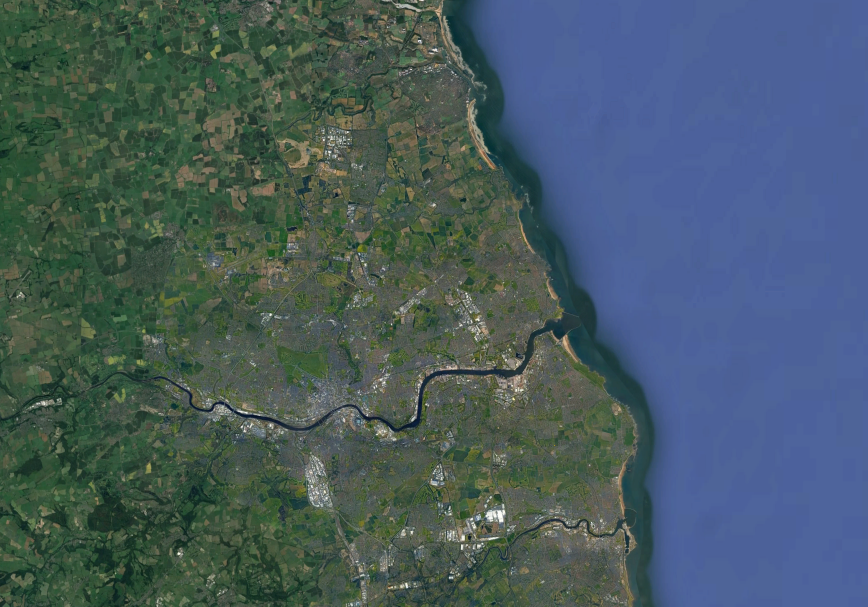
#> input picture Coastline Extraction/Testing Images/UK50m.tiff, 1735 x 1213 px (shown at 1/2 size)
$ python -i marching_squares.py   (imports and definitions only)   (older library calls are emulated)
#> lines starting #> are read from the running program, lines starting #| are printed output that depends on the picture; after the words box and inside, x2 and y2 are one past the last pixel; in counts of white or black regions, pixels touching at a corner belong together
import matplotlib.pyplot as plt  # This will import plotting module
import numpy as np
from numpy.typing import NDArray
import cv2
from typing import Any, Optional


# typedefs
_NUMERIC_ARRAY = NDArray[np.floating[Any] | np.integer[Any]]
_POINT = tuple[int, int]
_VECTOR = tuple[_POINT, _POINT]


class MarchingSquares:

    @staticmethod
    def _readfile(filename: str, downsample_factor: float) -> _NUMERIC_ARRAY:
        """
        Reads a tif file with bgr formatting, resizes the image if necessary and
        then converts into a hsv file using the cv2 library.

        Args:
            filename: The path to the .tif file, bgr formatted, to be read.
            downsample_factor: float by which to scale the image on each axis. e.g. 0.5
                applied to a 1024x1024 image results in a 512x512 image for a 4x
                reduction in pixels.

        Returns:
            A numeric array representing the image after being downscaled and converted
            to hsv format.
        """
        image_bgr: _NUMERIC_ARRAY = cv2.imread(filename, cv2.IMREAD_UNCHANGED)

        # If necessary for performance speed, compress the file
        new_size: _POINT = (
            int(image_bgr.shape[0] * downsample_factor),
            int(image_bgr.shape[1] * downsample_factor),
        )
        image_resized: _NUMERIC_ARRAY = cv2.resize(
            image_bgr, new_size, interpolation=cv2.INTER_AREA
        )

        # For the chosen segmentation method it has been decided to segment
        # the image using the hue channel of a converted hsv image to
        # distinguish between land and sea.
        return cv2.cvtColor(image_resized, cv2.COLOR_BGR2HSV)

    @staticmethod
    def _otsu_segmentation(image: _NUMERIC_ARRAY) -> tuple[float, _NUMERIC_ARRAY]:
        """Use OTSU segmentation to classify land and sea.

        Uses the Otsu segmentation method to distinguish between land and sea to
        extract the coastline vector. This will be later replaced by the UNET section
        of the pipeline. The Otsu threshold works by creating a histogram of the hue
        values in the hsv image. This will result in two large broad peaks in the
        histogram corresponding to the hue values of land more oranges and greens,
        whereas the sea will be distinctly blue. The threshold value is then the point
        between these two peaks.

        Args:
            image: The image to be segmented in hsv format.

        Returns:
            A tuple containing [0] the threshold value between land and sea and [1] a
            binary valued segmented image where 0 represents sea and 1 land.
        """
        hue_channel: _NUMERIC_ARRAY = image[:, :, 0]
        return cv2.threshold(
            hue_channel,
            0,
            1,
            cv2.THRESH_BINARY + cv2.THRESH_OTSU,
        )

    @staticmethod
    def _point_array(image: _NUMERIC_ARRAY) -> tuple[NDArray[np.bool], int, int]:
        """Convert image points to lookup array.

        This extracts the points from the image and stores them in an array with each
        point either corresponding to black or white. The coordinates for x_len and
        y_len are doubled and decreased by one as vector lines will be drawn halfway
        between these points. This can be changed to match the original resolution of
        the image, however vectors will then be made of floating point coordinates.

        Args:
            image: An array representing the image in hsv.

        Returns:
            A tuple containing [0] an array of boolean values for each point, where
            a value of True designates a black point and False a white point; [1], [2]
            the new height and width of the image, expanded for marching squares.
        """

        state_array: NDArray[np.bool] = image[::-1, :]
        y_len, x_len = np.array(image.shape) * 2 - 1

        return (state_array, y_len, x_len)

    @staticmethod
    def _get_value(state_array: NDArray[np.bool], i: int, j: int) -> int:
        """Compute weighted marching squares pixel value.

        Splitting the point array space into squares 1 pixel wide. These squares
        have corners lying on either a black or white point. The square as a whole
        adopts a value through the marching squares method, for a square centred at
        (2,2) it is corners at A(1,1),B(3,1),C(1,3) and D(3,3). Associating each of
        these corners with a binary weighting value A:2^0, B:2^1, C:2^2, D:2^3 and then
        summing these values multiplied by either 0 or 1 depending on the state of the
        point they sit on 1 for white and 0 for black will produce a value from 0 to
        15. Each of these values corresponds to a line shape which will be used to
        create a coastline vector.

        Args:
            state_array: A mapping from point to a bool representing its colour, where
                True = black and False = white.
            i: The height value of the point to evaluate.
            j: The width value of the point to evaluate.

        Returns:
            An integer corresponding to the shape of the line that will be drawn
            through this point.
        """
        # Convert to state_array coordinates
        _i = (i - 1) // 2
        _j = (j - 1) // 2

        # Compute corner values
        A = int(state_array[_j, _i])
        B = int(state_array[_j, _i + 1])
        C = int(state_array[_j + 1, _i])
        D = int(state_array[_j + 1, _i + 1])

        return A + B * 2 + C * 4 + D * 8

    @staticmethod
    def _generate_edges(i: int, j: int, index: int) -> list[_VECTOR] | None:
        """Generate edge line associated with square index.

        Generates the line associated with the index of the square. This is done by
        outputting a start and end point for a line. Indexes of 6 and 9 are special in
        that two lines are created.

        Args:
            i: The height value of the point to evaluate.
            j: The width value of the point to evaluate.
            index: An integer representing the shape of the line to be drawn through
                point [i, j].

        Returns:
            A list of line segments representing the borders drawn by the marching
            squares algorithm.
        """

        x: int
        y: int
        x, y = i, j
        vector: list[_VECTOR] = []
        start: _POINT
        end: _POINT

        if index == 0 or index == 15:
            return None
        elif index == 1 or index == 14:
            start = (x + 1, y)
            end = (x, y + 1)
            vector.append((start, end))
        elif index == 2 or index == 13:
            start = (x + 1, y)
            end = (x + 2, y + 1)
            vector.append((start, end))
        elif index == 3 or index == 12:
            start = (x, y + 1)
            end = (x + 2, y + 1)
            vector.append((start, end))
        elif index == 7 or index == 8:
            start = (x + 2, y + 1)
            end = (x + 1, y + 2)
            vector.append((start, end))
        elif index == 9:
            start = (x, y + 1)
            end = (x + 1, y + 2)
            vector.append((start, end))
            start = (x + 1, y)
            end = (x + 2, y + 1)
            vector.append((start, end))
        elif index == 5 or index == 10:
            start = (x + 1, y)
            end = (x + 1, y + 2)
            vector.append((start, end))
        elif index == 4 or index == 11:
            start = (x, y + 1)
            end = (x + 1, y + 2)
            vector.append((start, end))
        elif index == 6:
            start = (x + 2, y + 1)
            end = (x + 1, y + 2)
            vector.append((start, end))
            start = (x + 1, y)
            end = (x, y + 1)
            vector.append((start, end))

        return vector

    @staticmethod
    def _list_vectors(
        state_array: NDArray[np.bool], x_len: int, y_len: int
    ) -> list[list[_VECTOR]]:
        """
        Args:
            state_array: A mapping of points to their black/white state, with True
                representing a black state and False a white state.
            x_len: The width of the image represented by state_array.
            y_len: The height of the image represented by state_array.

        Returns:
            A list of lists of line segments representing the border generated by
            marching squares. Each inner list of line segments represents part of the
            border generated by a single pixel in the source image.
        """

        vectors: list[list[_VECTOR] | None] = []
        i: int
        j: int
        for j in range(1, y_len, 2):

            for i in range(1, x_len, 2):

                index: int = MarchingSquares._get_value(state_array, i, j)

                if index == 6 or index == 9:

                    double_vec: list[_VECTOR] | None = MarchingSquares._generate_edges(
                        i, j, index
                    )
                    if double_vec:
                        vectors.append([double_vec[0]])
                        vectors.append([double_vec[1]])

                else:
                    vectors.append(MarchingSquares._generate_edges(i, j, index))

        return [x for x in vectors if x is not None]  # filtering None values

    # TODO : Preform Optimization
    # [133 lines left out: functions _vector_shapes, _show_coastline, not called in this run]

    @staticmethod
    def run(file: str, downsample_factor: float = 1) -> None:
        """
        A test method which calculates the coastline of the input file and displays it
        as a collection of line segments next to the scaled input image.

        Args:
            file: The path to the input file, as a bgr .tif.
            downsample_factor: float by which to scale the image on each axis. e.g. 0.5
                applied to a 1024x1024 image results in a 512x512 image for a 4x
                reduction in pixels.
        """

        image = MarchingSquares._readfile(file, downsample_factor)
#> in _readfile, image_bgr is the input picture: shape (1213, 1735, 4); mean B, G, R, A 96.2, 90, 71.1, 255
#> in _readfile, `image_resized: _NUMERIC_ARRAY = cv2.resize( image_bgr, new_size, inter..`:
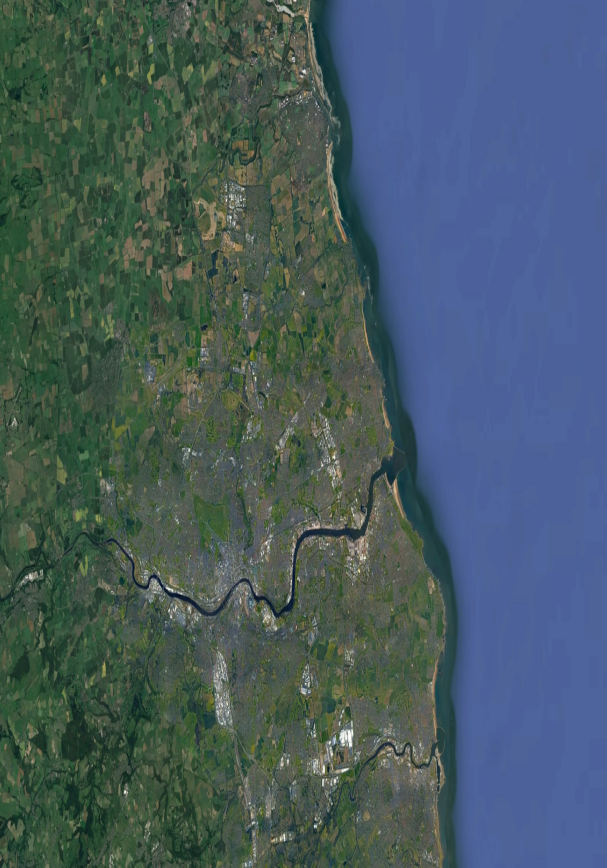
#> image_resized: shape (1735, 1213, 4) (shown at 1/2 size); mean B, G, R, A 96.2, 90, 71, 255
#> in _readfile, `return cv2.cvtColor(image_resized, cv2.COLOR_BGR2HSV)`: returned value: shape (1735, 1213, 3); mean H, S, V 77, 91.4, 108.5
        _, threshold_image = MarchingSquares._otsu_segmentation(image)
#> in _otsu_segmentation, `hue_channel: _NUMERIC_ARRAY = image[:, :, 0]`:
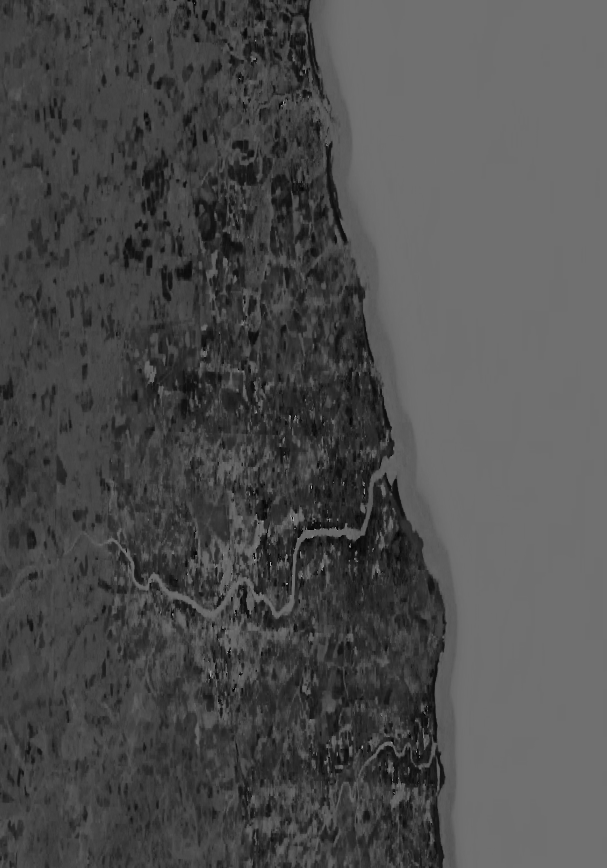
#> hue_channel: shape (1735, 1213) (shown at 1/2 size); min 0, max 179, mean 77
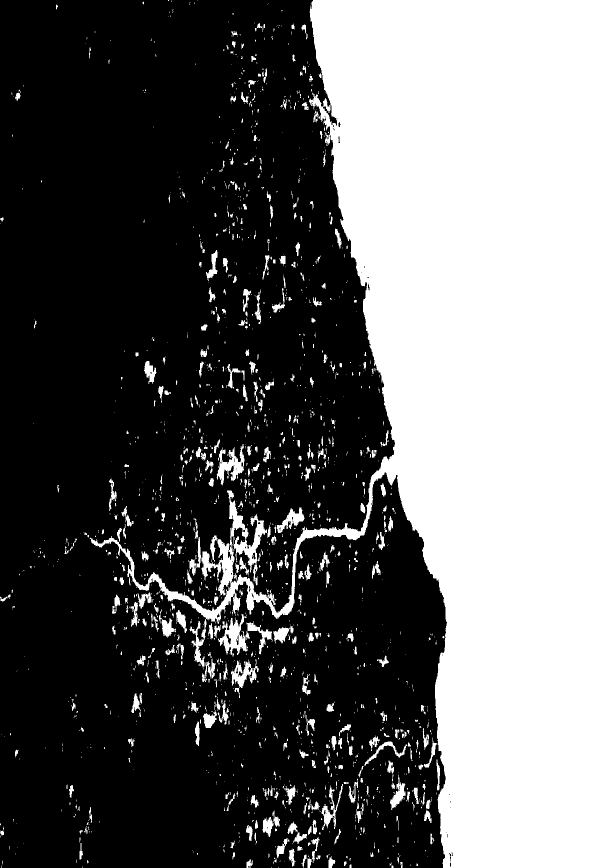
#> threshold_image: shape (1735, 1213) (shown at 1/2 size); values 0 (black) and 1 (white), 39.8% white; 1951 white regions (1483 under 20 px), largest, box (x1, y1, x2, y2) and area: (179, 0, 1213, 1735) 775086, (454, 981, 534, 1171) 3833, (436, 1228, 496, 1310) 2163
        state_array, x_len, y_len = MarchingSquares._point_array(threshold_image)
#> in _point_array, `state_array: NDArray[np.bool] = image[::-1, :]`:
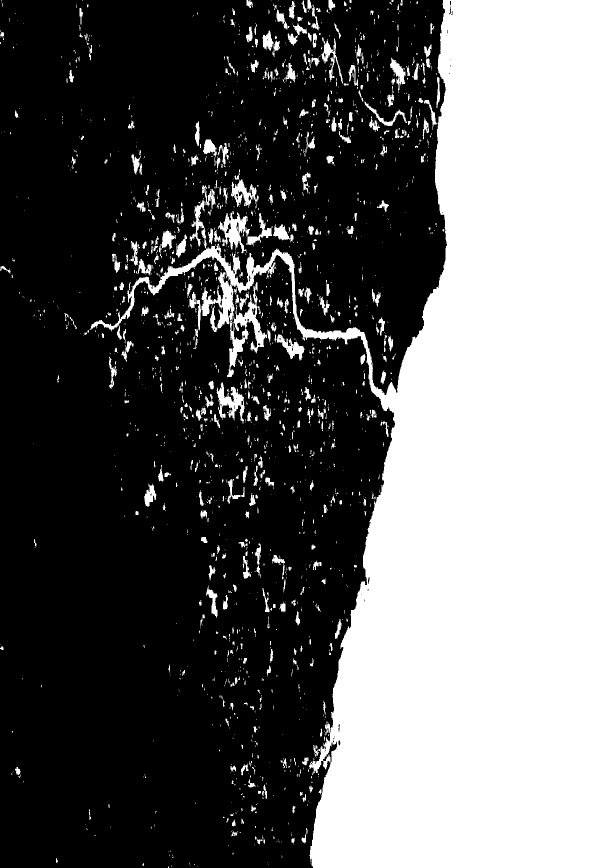
#> state_array: shape (1735, 1213) (shown at 1/2 size); values 0 (black) and 1 (white), 39.8% white; 1951 white regions (1483 under 20 px), largest, box (x1, y1, x2, y2) and area: (179, 0, 1213, 1735) 775086, (454, 564, 534, 754) 3833, (436, 425, 496, 507) 2163
#> x_len = 3469; y_len = 2425
        vectors = MarchingSquares._list_vectors(state_array, x_len, y_len)
        shapes = MarchingSquares._vector_shapes(vectors)
        _ = MarchingSquares._show_coastline(image, shapes, x_len, y_len)

#> (the run stopped early here; a loop or call above may not have finished)
